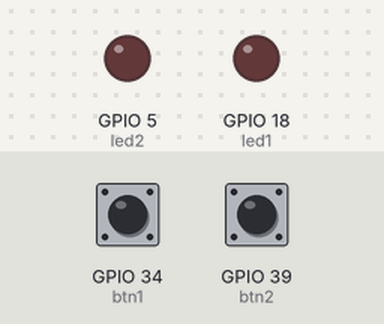
The program below on a simulated ESP32. On the bench: output pins drawn as LEDs (lit = HIGH). The inputs (shaded band) are chosen by the test bench; at power-on: GPIO 34 (btn1) HIGH, GPIO 39 (btn2) HIGH.

Above: at 1.2 s.
1.3 s: GPIO 34 (btn1) pulled LOW for 0.15 s
At 1.37 s:
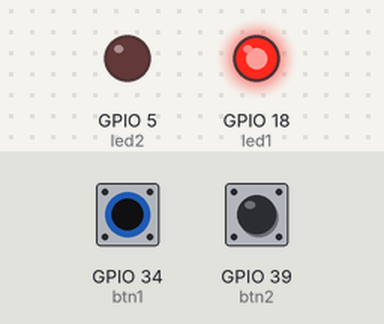
2.9 s: GPIO 39 (btn2) pulled LOW for 0.15 s
At 2.97 s:
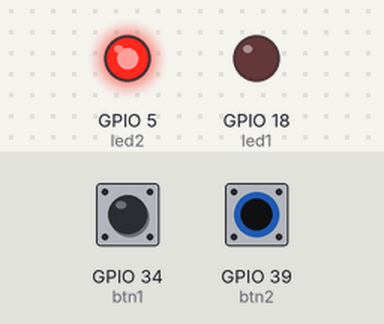
4.5 s: GPIO 39 (btn2) pulled LOW for 3.2 s
At 8.0 s:
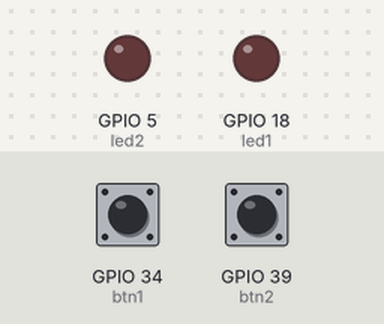
9.2 s: GPIO 34 (btn1) pulled LOW for 3.2 s
At 10.4 s:
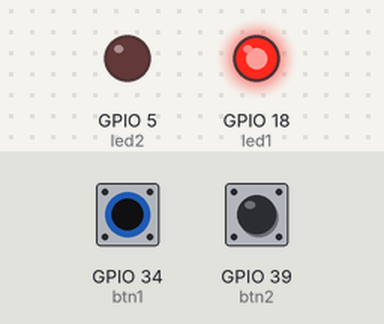
13.9 s: GPIO 34 (btn1) driven LOW and GPIO 39 (btn2) driven LOW
At 15.1 s:
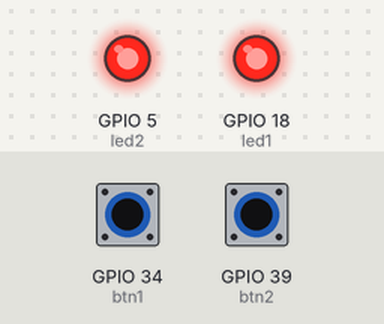
Timing chart, 0 to 16.4 s (numbered marks = the images above; inputs shaded):
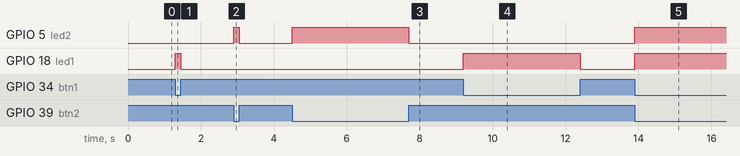

The program:

main.cpp
```cpp
#include <Arduino.h>

#define btn1 34
#define btn2 39
#define led1 18
#define led2 5

int T_debounce = 100;
bool touch_1_actual = 0;
bool touch_2_actual = 0;

bool debounce (bool t_actual, int btn){      //funcion debounce, devuelve true si el el pulsador continua en el mismo
  bool last_t = t_actual;           //despues de un retardo determinado por T_debounce

  delayMicroseconds(T_debounce);

  t_actual = digitalRead(btn);

  if(t_actual == last_t)
    return true;
  else
    return false;
}

void setup() {

  Serial.begin(115200);
  pinMode(led1, OUTPUT);
  pinMode(led2, OUTPUT);
  pinMode(btn1, INPUT);
  pinMode(btn1, INPUT);

}

void loop() {
  touch_1_actual = digitalRead(btn1);

  if (debounce(touch_1_actual, btn1) == true){
    if (touch_1_actual == false)
      digitalWrite(led1, HIGH);
    else
      digitalWrite(led1, LOW);
  }
  touch_2_actual = digitalRead(btn2);

  if (debounce(touch_2_actual, btn2) == true){
    if (touch_2_actual == false)
      digitalWrite(led2, HIGH);
    else
      digitalWrite(led2, LOW);
  }

}
```

Measured:
- after the input at 1.3 s, GPIO 18 (led1): LOW → HIGH at once, → LOW 0.15 s later
- after the input at 2.9 s, GPIO 5 (led2): LOW → HIGH at once, → LOW 0.15 s later
- after the input at 4.5 s, GPIO 5 (led2): LOW → HIGH at once, → LOW 3.2 s later
- after the input at 9.2 s, GPIO 18 (led1): LOW → HIGH at once, → LOW 3.2 s later
- after the input at 13.9 s, GPIO 5 (led2), GPIO 18 (led1): LOW → HIGH at once
